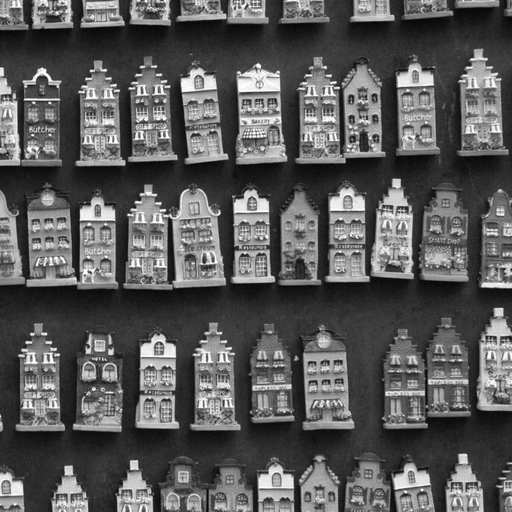
#> input picture Chapter9/ceramic-houses_t0.png, 512 x 512 px
$ python 93.py
#> lines starting #> are read from the running program, lines starting #| are printed output that depends on the picture; after the words box and inside, x2 and y2 are one past the last pixel; in counts of white or black regions, pixels touching at a corner belong together
### Chapter1/rof.py
# Khử nhiễu hình ảnh
from numpy import *
from numpy import sqrt, maximum

def denoise(im, U_init, tolerance=0.1, tau=0.125, tv_weight=100):
    """ An implementation of the Rudin-Osher-Fatemi (ROF) denoising model
    using the numerical procedure presented in eq (11) A. Chambolle (2005).
    Input: noisy input image (grayscale), initial guess for U, weight of
    the TV-regularizing term, steplength, tolerance for stop criterion.
    Output: denoised and detextured image, texture residual. """
#> called with tolerance = 0.001, tau = 0.125, tv_weight = 100

    m,n = im.shape #size of noisy image
#> m = 512; n = 512

    # initialize
    U = U_init
    Px = im #x-component to the dual field
    Py = im #y-component of the dual field
    error = 1

    while (error > tolerance):
        Uold = U
        # gradient of primal variable
        GradUx = roll(U, -1, axis=1) - U # x-component of U’s gradient
        GradUy = roll(U, -1, axis=0) - U # y-component of U’s gradient

        # update the dual varible
        PxNew = Px + (tau/tv_weight)*GradUx
        PyNew = Py + (tau/tv_weight)*GradUy
        NormNew = maximum(1,sqrt(PxNew**2+PyNew**2))
        Px = PxNew/NormNew # update of x-component (dual)
        Py = PyNew/NormNew # update of y-component (dual)

        # update the primal variable
        RxPx = roll(Px,1,axis=1) # right x-translation of x-component
        RyPy = roll(Py,1,axis=0) # right y-translation of y-component
        DivP = (Px-RxPx)+(Py-RyPy) # divergence of the dual field.
        U = im + tv_weight*DivP # update of the primal variable

        # update of error
        error = linalg.norm(U-Uold)/sqrt(n*m)
#> this loop made 1501 passes
#> error on passes 1 to 3: 0.235, 4.28, 2.95
#> pass 1, in denoise, `GradUx = roll(U, -1, axis=1) - U`:
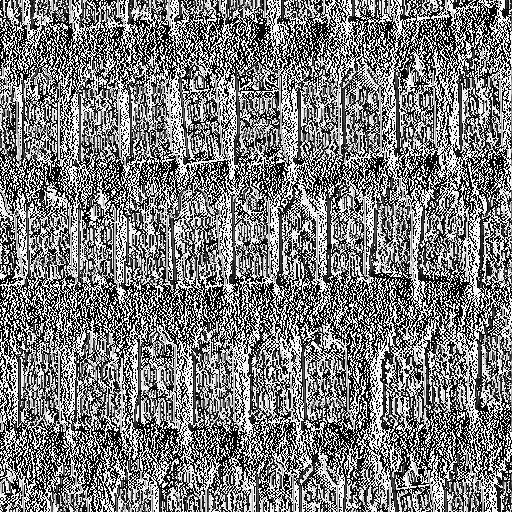
#> GradUx: shape (512, 512); min 0, max 255, mean 124.5
#> pass 1, in denoise, `GradUy = roll(U, -1, axis=0) - U`:
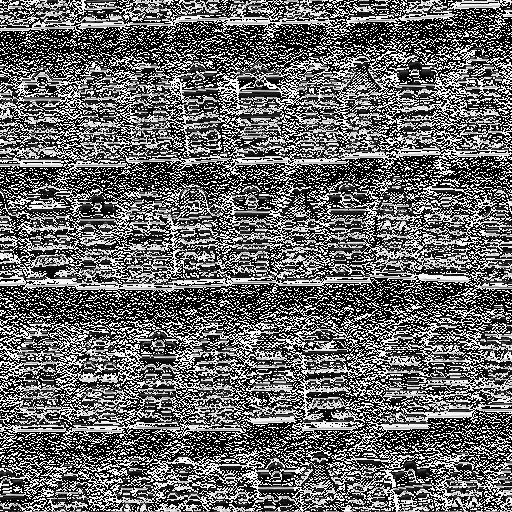
#> GradUy: shape (512, 512); min 0, max 255, mean 105
#> after the loop:
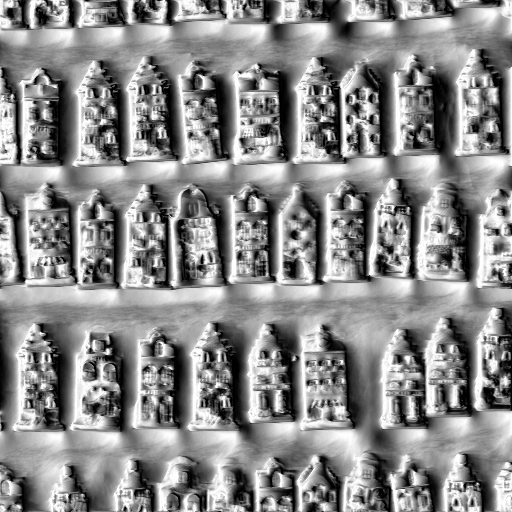
#> Px: shape (512, 512) float64; min -1, max 1, mean 0.0806; drawn with min black and max white
#> after the loop:
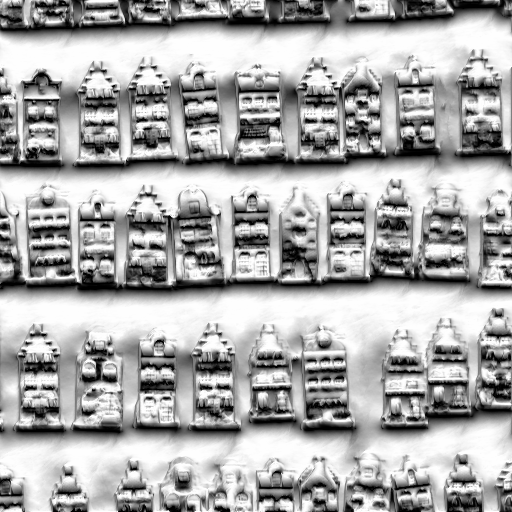
#> Py: shape (512, 512) float64; min -1, max 1, mean 0.327; drawn with min black and max white
#> after the loop:
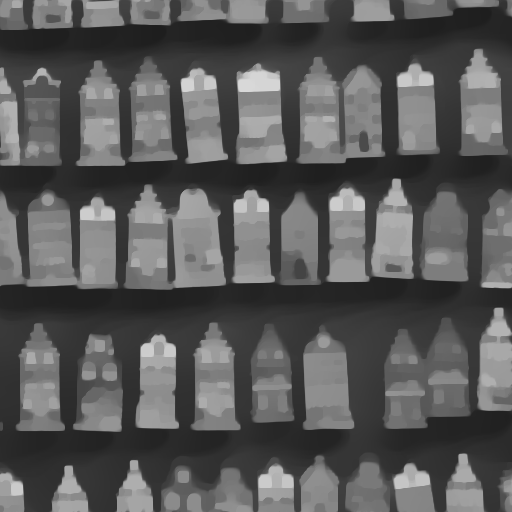
#> U: shape (512, 512) float64; min 30.55, max 217, mean 89.5

    return U, im-U # denoised image and texture residual

### Chapter9/93.py
import sys
sys.path.insert(0, r'G:/dvtu/ThucTap/Chapter1')
import rof
import numpy as np
from PIL import Image
from pylab import *

im = np.array(Image.open('ceramic-houses_t0.png').convert("L"))
U, T = rof.denoise(im, im, tolerance=0.001)
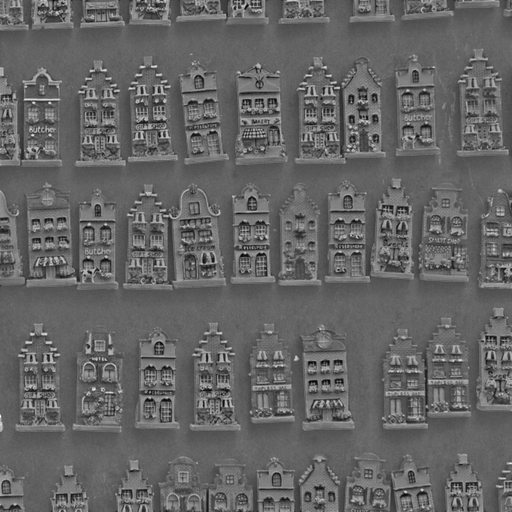
#> T: shape (512, 512) float64; min -116.1, max 176.7, mean 0; drawn with min black and max white
t = 0.4 #threshold

U_ = (U < t*U.max())*1.0
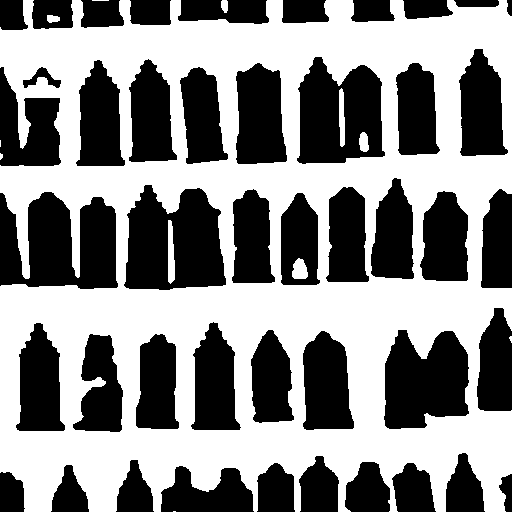
#> U_: shape (512, 512) float64; values 0 (black) and 1 (white), 53.7% white; 45 black regions, largest, box (x1, y1, x2, y2) and area: (0, 192, 118, 289) 8465, (124, 185, 226, 290) 7975, (297, 57, 385, 164) 6858

fig, ax = subplots(1, 3)
ax[0].imshow(im)
ax[1].imshow(U)
ax[2].imshow(U_)
show()
